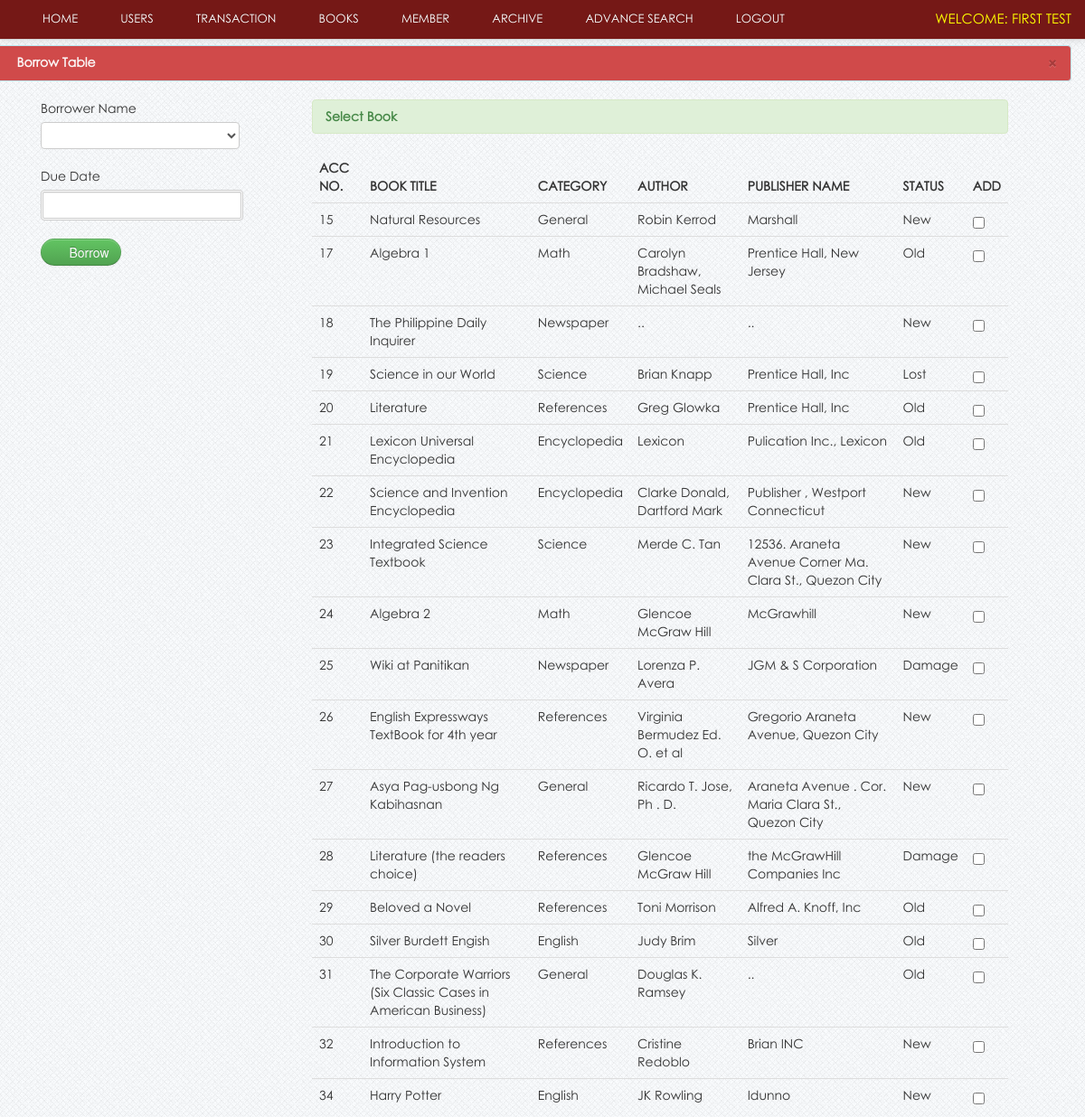
Screenshot of /library/admin/borrow.php (signed in) with the database file from the repository.
### tables this page shows
CREATE TABLE `users` (
  `user_id` int(11) NOT NULL,
  `username` varchar(100) NOT NULL,
  `password` varchar(100) NOT NULL,
  `firstname` varchar(100) NOT NULL,
  `lastname` varchar(100) NOT NULL,
  `user_type` varchar(20) NOT NULL
);

CREATE TABLE `book` (
  `book_id` int(11) NOT NULL,
  `book_title` varchar(100) NOT NULL,
  `category_id` int(50) NOT NULL,
  `author` varchar(50) NOT NULL,
  `book_copies` int(11) NOT NULL,
  `book_pub` varchar(100) NOT NULL,
  `publisher_name` varchar(100) NOT NULL,
  `isbn` varchar(50) NOT NULL,
  `copyright_year` int(11) NOT NULL,
  `date_receive` varchar(20) NOT NULL,
  `date_added` datetime NOT NULL,
  `status` varchar(30) NOT NULL
);

CREATE TABLE `category` (
  `category_id` int(11) NOT NULL,
  `classname` varchar(50) DEFAULT NULL
);

### library/admin/session.php (called while the page is built, shortened)
<?php
$session_id=$_SESSION['id'];
?>

### library/admin/borrow.php (the view, shortened to what this page needs)
<?php include('header.php'); ?>
<?php include('session.php'); ?>
<?php include('navbar_borrow.php'); ?>
    <div class="container">
		<div class="margin-top">
			<div class="row">
								<div class="alert alert-info">
                                    <button type="button" class="close" data-dismiss="alert">&times;</button>
                                    <strong><i class="icon-user icon-large"></i>&nbsp;Borrow Table</strong>
                                </div>
		<div class="span12">
		<form method="post" action="borrow_save.php">
<div class="span3">
											<div class="control-group">
				<label class="control-label" for="inputEmail">Borrower Name</label>
				<div class="controls">
				<select name="member_id" class="chzn-select"required/>
				<option></option>
				</div>
			</div>
				<div class="control-group">
					<label class="control-label" for="inputEmail">Due Date</label>
					<div class="controls">
					<input type="text"  class="w8em format-d-m-y highlight-days-67 range-low-today" name="due_date" id="sd" maxlength="10" style="border: 3px double #CCCCCC;" required/>
					</div>
				</div>
				<div class="control-group">
					<div class="controls">
								<button name="delete_student" class="btn btn-success"><i class="icon-plus-sign icon-large"></i> Borrow</button>
					</div>
				</div>
				</div>
				<div class="span8">
						<div class="alert alert-success"><strong>Select Book</strong></div>
                            <table cellpadding="0" cellspacing="0" border="0" class="table" id="example">
                                <thead>
                                    <tr>
                                        <th>Acc No.</th>
                                        <th>Book title</th>
                                        <th>Category</th>
										<th>Author</th>
										<th>Publisher name</th>
										<th>status</th>
										<th>Add</th>
                                    </tr>
                                </thead>
                                <tbody>
                                  <?php  $user_query=mysqli_query($link,"select * from book where status != 'Archive' ")or die(mysql_error($link));
									while($row=mysqli_fetch_array($user_query)){
									$id=$row['book_id'];
									$cat_id=$row['category_id'];
											$cat_query = mysqli_query($link,"select * from category where category_id = '$cat_id'")or die(mysql_error($link));
											$cat_row = mysqli_fetch_array($cat_query);
									?>
									<tr class="del<?php echo $id ?>">
                                    <td><?php echo $row['book_id']; ?></td>
                                    <td><?php echo $row['book_title']; ?></td>
									<td><?php echo $cat_row ['classname']; ?> </td>
                                    <td><?php echo $row['author']; ?> </td>
									 <td><?php echo $row['publisher_name']; ?></td>
									  <td width=""><?php echo $row['status']; ?></td>
                                    <td width="20">
												<input id="" class="uniform_on" name="selector[]" type="checkbox" value="<?php echo $id; ?>" >
                                    </td>
                                    </tr>
									<?php  }  ?>
                                </tbody>
                            </table>
			    </form>
			</div>
			</div>
			</div>
		</div>
<?php include('footer.php') ?>

### library/admin/header.php (shortened to what this page needs)
<!DOCTYPE html>
<html>
<head>
			<link href="../css/bootstrap.css" rel="stylesheet" media="screen">
			<link href="../css/bootstrap-responsive.css" rel="stylesheet" media="screen">
			<link href="../css/docs.css" rel="stylesheet" media="screen">
			<link href="../css/diapo.css" rel="stylesheet" media="screen">
			<link href="../css/font-awesome.css" rel="stylesheet" media="screen">
			<link rel="stylesheet" type="text/css" href="../css/style.css" />
			<link rel="stylesheet" type="text/css" href="../css/DT_bootstrap.css" />
			<link rel="stylesheet" type="text/css" media="print" href="../css/print.css" />
        <link href="../css/datepicker.css" rel="stylesheet" type="text/css" />
</head>
<body>

### library/admin/navbar_borrow.php (shortened to what this page needs)
 <div class="navbar navbar-fixed-top navbar-inverse">
       <div class="navbar-inner">
           <div class="container">
               <div class="nav-collapse collapse">
<ul class="nav">
<li><a href="dashboard.php"><i class="icon-home icon-large"></i>&nbsp;Home</a></li>
<li><a href="users.php"><i class="icon-user icon-large"></i>&nbsp;Users</a></li>
<?php
include('dropdown.php');
?>
<li><a href="books.php"><i class="icon-book icon-large"></i>&nbsp;Books</a></li>
<li><a href="member.php"><i class="icon-group icon-large"></i>&nbsp;Member</a></li>
<li><a href="archive.php"><i class="icon-list-alt icon-large"></i>&nbsp;Archive</a></li>
<li><a href="#myModal" data-toggle="modal"><i class="icon-search icon-large"></i>&nbsp;Advance Search</a></li>
<li><a href="./logout.php" ><i class="icon-signout icon-large"></i>&nbsp;Logout</a></li>
</ul>
 <div class="pull-right">
	<?php
			  $user_query=mysqli_query($link,"select * from users WHERE user_id = '$session_id'")or die(mysqli_error($link));
				while($row=mysqli_fetch_array($user_query)){
			$id=$row['user_id']; ?>
	<div class="admin">Welcome: <?php echo $row['firstname']; ?></div>
		<?php } ?>
                </div>
               </div>
           </div>
       </div>
   </div>

### library/admin/dropdown.php (shortened to what this page needs)
<li>
<a href="borrow.php"  data-toggle="dropdown" ><i class="icon-file icon-large"></i> Transaction</a>
</li>

### library/admin/footer.php (shortened to what this page needs)
        <link href="vendors/chosen.min.css" rel="stylesheet" media="screen">
		<link href="vendors/uniform.default.css" rel="stylesheet" media="screen">
</body>
</html>

### library/css/docs.css (style rules this page uses)
body { font-family:'TR Century Gothic',Helvetica,Arial,sans-serif !important; }
.btn { border-radius: 25px !important; }
.alert { text-shadow: none; }
th { text-transform:uppercase; }
.nav li a { text-transform:uppercase; }
.admin { color: yellow; font-size: 15px; margin-top: 10px; text-transform: uppercase; }
.margin-top { margin-top:50px; }
body { background: url(../img/grid_noise.png); position: relative; }
body > .navbar { font-size: 13px; }

### library/css/print.css (style rules this page uses)
.navbar { display:none; }
th { text-align:left; }
td { text-align:left; border-top:1px solid; padding:2px; }
.btn { display:none; }
.alert { display:none; }
body { font-family:arial; font-size:13px; }
.nav { display:none; }

### rows the page displays
users: firstname "FIRST TEST"
book: book_id "15", book_title "Natural Resources", category.classname "General", author "Robin Kerrod", publisher_name "Marshall", status "New"
book: book_id "17", book_title "Algebra 1", category.classname "Math", author "Carolyn Bradshaw, Michael Seals", publisher_name "Prentice Hall, New Jersey", status "Old"
book: book_id "18", book_title "The Philippine Daily Inquirer", category.classname "Newspaper", author "..", publisher_name "..", status "New"
book: book_id "19", book_title "Science in our World", category.classname "Science", author "Brian Knapp", publisher_name "Prentice Hall, Inc", status "Lost"
book: book_id "20", book_title "Literature", category.classname "References", author "Greg Glowka", publisher_name "Prentice Hall, Inc", status "Old"
book: book_id "21", book_title "Lexicon Universal Encyclopedia", category.classname "Encyclopedia", author "Lexicon", publisher_name "Pulication Inc., Lexicon", status "Old"
book: book_id "22", book_title "Science and Invention Encyclopedia", category.classname "Encyclopedia", author "Clarke Donald, Dartford Mark", publisher_name "Publisher , Westport Connecticut", status "New"
book: book_id "23", book_title "Integrated Science Textbook", category.classname "Science", author "Merde C. Tan", publisher_name "12536. Araneta Avenue Corner Ma. Clara St., Quezon City", status "New"
book: book_id "24", book_title "Algebra 2", category.classname "Math", author "Glencoe McGraw Hill", publisher_name "McGrawhill", status "New"
book: book_id "25", book_title "Wiki at Panitikan", category.classname "Newspaper", author "Lorenza P. Avera", publisher_name "JGM & S Corporation", status "Damage"
book: book_id "26", book_title "English Expressways TextBook for 4th year", category.classname "References", author "Virginia Bermudez Ed. O. et al", publisher_name "Gregorio Araneta Avenue, Quezon City", status "New"
book: book_id "27", book_title "Asya Pag-usbong Ng Kabihasnan", category.classname "General", author "Ricardo T. Jose, Ph . D.", publisher_name "Araneta Avenue . Cor. Maria Clara St., Quezon City", status "New"
book: book_id "28", book_title "Literature (the readers choice)", category.classname "References", author "Glencoe McGraw Hill", publisher_name "the McGrawHill Companies Inc", status "Damage"
book: book_id "29", book_title "Beloved a Novel", category.classname "References", author "Toni Morrison", publisher_name "Alfred A. Knoff, Inc", status "Old"
book: book_id "30", book_title "Silver Burdett Engish", category.classname "English", author "Judy Brim", publisher_name "Silver", status "Old"
book: book_id "31", book_title "The Corporate Warriors (Six Classic Cases in American Business)", category.classname "General", author "Douglas K. Ramsey", publisher_name "..", status "Old"
book: book_id "32", book_title "Introduction to Information System", category.classname "References", author "Cristine Redoblo", publisher_name "Brian INC", status "New"
book: book_id "34", book_title "Harry Potter", category.classname "English", author "JK Rowling", publisher_name "Idunno", status "New"
